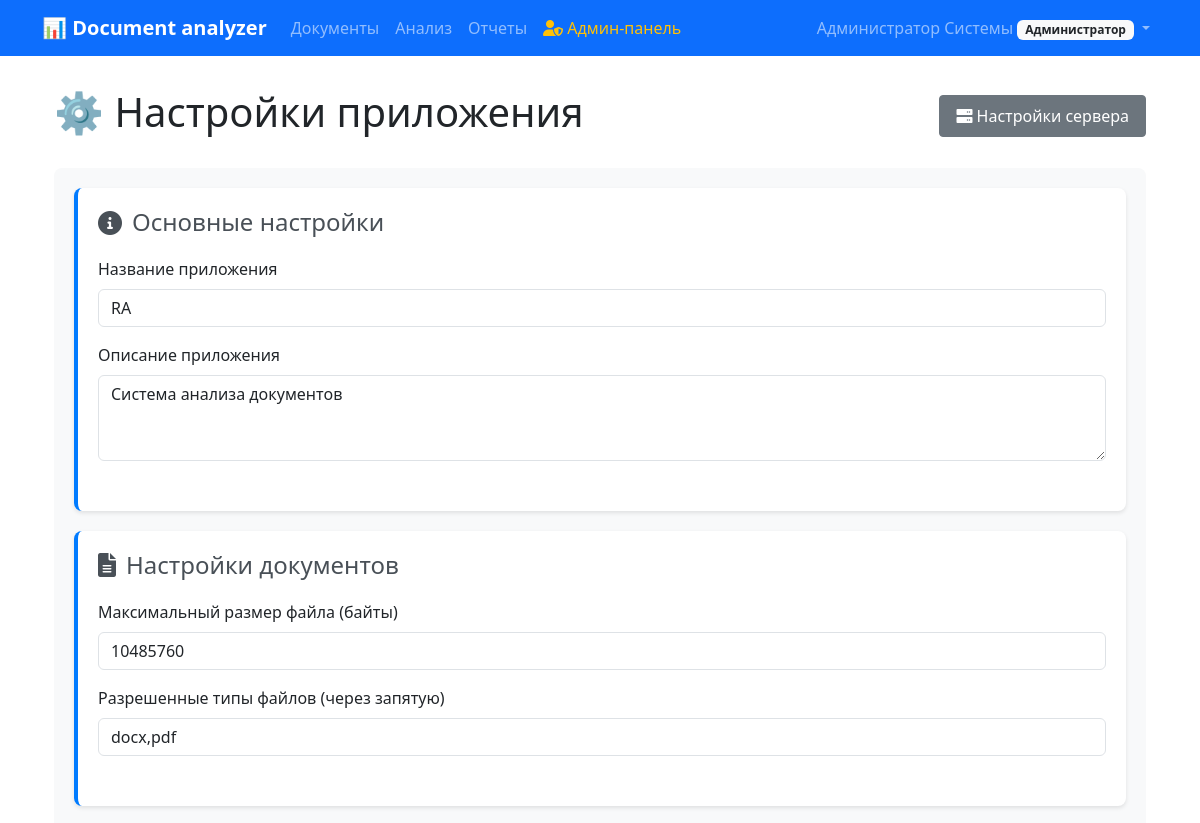
The app's page /users/admin/application-settings/ (signed in, upper part), older data.
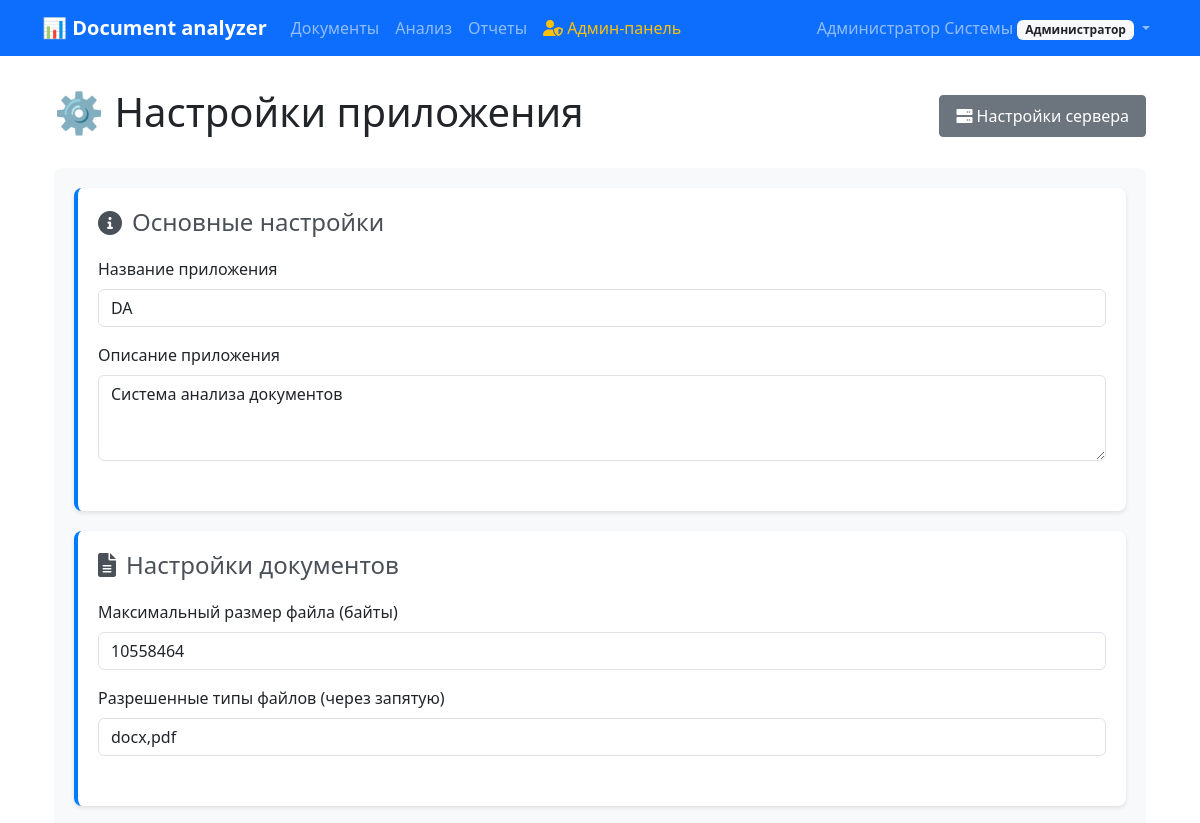
The same page, newer data.
### users/models.py (models this page shows, shortened)
class User(AbstractUser):
    ROLE_CHOICES = [
        ('admin', 'Администратор'),
        ('manager', 'Руководитель'),
        ('viewer', 'Наблюдатель'),
    ]
    role = models.CharField(
        max_length=20,
        choices=ROLE_CHOICES,
        default='viewer',
        verbose_name='Роль'
    )
    department = models.CharField(
        max_length=100,
        blank=True,
        verbose_name='Отдел'
    )
    phone = models.CharField(
        max_length=20,
        blank=True,
        verbose_name='Телефон'
    )
    notification_settings = models.JSONField(
        default=dict,
        blank=True,
        verbose_name='Настройки уведомлений'
    )
    created_at = models.DateTimeField(
        auto_now_add=True,
        verbose_name='Дата создания'
    )
    updated_at = models.DateTimeField(
        auto_now=True,
        verbose_name='Дата обновления'
    )
    class Meta:
        verbose_name = 'Пользователь'
        verbose_name_plural = 'Пользователи'
        ordering = ['username']

### settings/models.py (models this page shows, shortened)
class ApplicationSettings(models.Model):
    app_name = models.CharField(
        max_length=100,
        default='Document analyzer',
        verbose_name='Название приложения'
    )
    app_description = models.TextField(
        default='Система анализа документов',
        verbose_name='Описание приложения'
    )
    max_file_size = models.PositiveIntegerField(
        default=10485760,  # 10MB
        verbose_name='Максимальный размер файла (байты)'
    )
    allowed_file_types = models.TextField(
        default='docx,pdf',
        verbose_name='Разрешенные типы файлов (через запятую)'
    )
    auto_analysis_enabled = models.BooleanField(
        default=True,
        verbose_name='Автоматический анализ включен'
    )
    analysis_timeout = models.PositiveIntegerField(
        default=300,  # 5 минут
        verbose_name='Таймаут анализа (секунды)'
    )
    auto_reports_enabled = models.BooleanField(
        default=True,
        verbose_name='Автоматическая генерация отчетов включена'
    )
    default_report_format = models.CharField(
        max_length=10,
        choices=[('pdf', 'PDF'), ('docx', 'DOCX')],
        default='pdf',
        verbose_name='Формат отчета по умолчанию'
    )
    email_notifications_enabled = models.BooleanField(
        default=False,
        verbose_name='Email уведомления включены'
    )
    notification_email = models.EmailField(
        blank=True,
        verbose_name='Email для уведомлений'
    )
    session_timeout = models.PositiveIntegerField(
        default=3600,  # 1 час
        verbose_name='Таймаут сессии (секунды)'
    )
    max_login_attempts = models.PositiveIntegerField(
        default=5,
        verbose_name='Максимальное количество попыток входа'
    )
    created_at = models.DateTimeField(auto_now_add=True, verbose_name='Создано')
    updated_at = models.DateTimeField(auto_now=True, verbose_name='Обновлено')
    updated_by = models.ForeignKey(
        User,
        on_delete=models.SET_NULL,
        null=True,
        blank=True,
        verbose_name='Обновлено пользователем'
    )
    class Meta:
        verbose_name = 'Настройки приложения'
        verbose_name_plural = 'Настройки приложения'
    @classmethod
    def get_settings(cls):
        settings, created = cls.objects.get_or_create(
            defaults={
                'app_name': 'Document analyzer',
                'app_description': 'Система анализа документов',
            }
        )
        return settings

### users/admin_views.py (the view, shortened to what this page needs)
# urls.py: path('admin/application-settings/', admin_views.AdminApplicationSettingsView.as_view(), name='admin_application_settings'),
class AdminApplicationSettingsView(AdminRequiredMixin, CreateView):
    model = ApplicationSettings
    form_class = ApplicationSettingsForm
    template_name = 'users/admin/application_settings.html'
    def get_object(self):
        return ApplicationSettings.get_settings()
    def get_form_kwargs(self):
        kwargs = super().get_form_kwargs()
        kwargs['instance'] = self.get_object()
        return kwargs
    def get_context_data(self, **kwargs):
        context = super().get_context_data(**kwargs)
        context['settings'] = self.get_object()
        return context

### users/admin_views.py (called while the page is built)
    def test_func(self):
        return self.request.user.is_authenticated and (
            self.request.user.is_superuser or
            self.request.user.role == 'admin'
        )

### templates/users/admin/application_settings.html (shortened to what this page needs)
{% extends 'users/admin/base.html' %}
{% load static %}
{% block content %}
<div class="container-fluid">
    <div class="row">
        <div class="col-12">
            <div class="d-flex justify-content-between align-items-center mb-4">
                <h1>⚙️ Настройки приложения</h1>
                <div class="btn-group" role="group">
                    <a href="{% url 'users:admin_server_settings' %}" class="btn btn-secondary">
                        <i class="fas fa-server"></i> Настройки сервера
                    </a>
                </div>
            </div>
            <div class="settings-container">
                <form method="post">
                    <div class="settings-card">
                        <h4><i class="fas fa-info-circle"></i> Основные настройки</h4>
                        <div class="form-section">
                            <div class="mb-3">
                                <label for="{{ form.app_name.id_for_label }}" class="form-label">{{ form.app_name.label }}</label>
                                {{ form.app_name }}
                            </div>
                            <div class="mb-3">
                                <label for="{{ form.app_description.id_for_label }}" class="form-label">{{ form.app_description.label }}</label>
                                {{ form.app_description }}
                            </div>
                        </div>
                    </div>
                    <div class="settings-card">
                        <h4><i class="fas fa-file-alt"></i> Настройки документов</h4>
                        <div class="form-section">
                            <div class="mb-3">
                                <label for="{{ form.max_file_size.id_for_label }}" class="form-label">{{ form.max_file_size.label }}</label>
                                {{ form.max_file_size }}
                            </div>
                            <div class="mb-3">
                                <label for="{{ form.allowed_file_types.id_for_label }}" class="form-label">{{ form.allowed_file_types.label }}</label>
                                {{ form.allowed_file_types }}
                            </div>
                        </div>
                    </div>
                </form>
            </div>
        </div>
    </div>
</div>
{% endblock %}

### templates/users/admin/base.html (shortened to what this page needs)
{% extends 'base/base.html' %}
{% load static %}

### templates/base/base.html (shortened to what this page needs)
<!DOCTYPE html>
<html lang="ru">
<head>
    <link href="https://cdn.jsdelivr.net/npm/bootstrap@5.3.0/dist/css/bootstrap.min.css" rel="stylesheet">
    <link href="https://cdnjs.cloudflare.com/ajax/libs/font-awesome/6.0.0/css/all.min.css" rel="stylesheet">
</head>
<body>
    <nav class="navbar navbar-expand-lg navbar-dark bg-primary">
        <div class="container">
            <a class="navbar-brand" href="{% url 'documents:list' %}">
                📊 Document analyzer
            </a>
            <div class="collapse navbar-collapse" id="navbarNav">
                <ul class="navbar-nav me-auto">
                    <li class="nav-item">
                        <a class="nav-link" href="{% url 'documents:list' %}">Документы</a>
                    </li>
                    <li class="nav-item">
                        <a class="nav-link" href="{% url 'analysis:list' %}">Анализ</a>
                    </li>
                    <li class="nav-item">
                        <a class="nav-link" href="{% url 'reports:list' %}">Отчеты</a>
                    </li>
                    {% if user.is_authenticated and user.is_superuser or user.role == 'admin' %}
                        <li class="nav-item">
                            <a class="nav-link text-warning" href="{% url 'users:admin_list' %}">
                                <i class="fas fa-user-shield"></i> Админ-панель
                            </a>
                        </li>
                    {% endif %}
                </ul>
                <ul class="navbar-nav">
                    {% if user.is_authenticated %}
                        <li class="nav-item dropdown">
                            <a class="nav-link dropdown-toggle" href="#" role="button" data-bs-toggle="dropdown">
                                {{ user.get_full_name|default:user.username }}
                                <span class="badge bg-light text-dark">{{ user.get_role_display }}</span>
                            </a>
                        </li>
                    {% else %}
                        <li class="nav-item">
                            <a class="nav-link" href="{% url 'users:login' %}">Войти</a>
                        </li>
                    {% endif %}
                </ul>
            </div>
        </div>
    </nav>
    <div class="container main-content">
        {% block content %}{% endblock %}
    </div>
</body>
</html>

### templates/base/base.html (style rules this page uses)
.navbar-brand { font-weight: bold; }
.main-content { margin-top: 2rem; }

### templates/users/admin/application_settings.html (style rules this page uses)
.settings-container { background: #f8f9fa; border-radius: 8px; padding: 20px; }
.settings-card { background: #fff; border-radius: 8px; padding: 20px; margin-bottom: 20px; box-shadow: 0 2px 4px rgba(0,0,0,0.1); border-left: 4px solid #007bff; }
.settings-card h4 { color: #495057; margin-bottom: 20px; display: flex; align-items: center; }
.settings-card h4 i { margin-right: 10px; }
.form-section { margin-bottom: 30px; }
.btn-secondary { background: #6c757d; border-color: #6c757d; color: white; padding: 8px 16px; border-radius: 4px; text-decoration: none; margin-left: 10px; }

Row changes from the older to the newer data that the page shows:
changed ApplicationSettings "Система анализа документов": app_name "RA" → "DA"; max_file_size "10485760" → "10558464"
